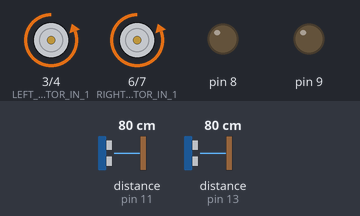
The sketch below on a simulated Arduino Uno, built with avr-gcc and run on an emulated ATmega328P. On the bench: motor-driver pin pairs drawn as motors (green arrow = first pin HIGH = forward, orange = second pin HIGH = backward, longer = more drive, scaled by the enable pin), output pins drawn as LEDs (lit = HIGH). The test bench sets the inputs (shaded band); at power-on: distance to the obstacle (sensors on pin 11, pin 13) 80 cm. The echo pulse lasts 58.3 µs per cm.

Above: at 1.3 s.
1.4 s: distance to the obstacle (sensor on pin 11) set to 11 cm
2.9 s: distance to the obstacle (sensor on pin 11) set to 8 cm
At 4.2 s:
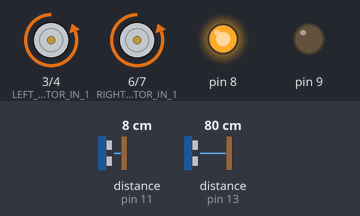
4.5 s: distance to the obstacle (sensor on pin 13) set to 11 cm
6.0 s: distance to the obstacle (sensor on pin 13) set to 8 cm
At 7.2 s:
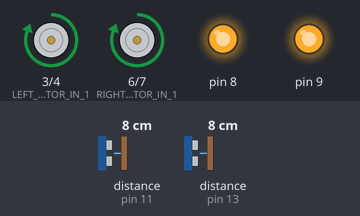
7.5 s: distance to the obstacle (sensor on pin 11) set to 18 cm
At 8.7 s:
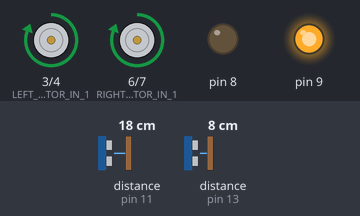
9.0 s: distance to the obstacle (sensor on pin 13) set to 18 cm
At 10.4 s:
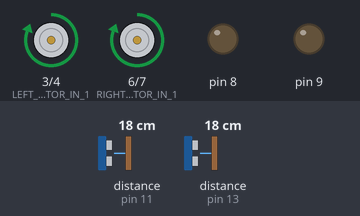
Timing chart, 0 to 11.5 s (numbered marks = the images above; inputs shaded):
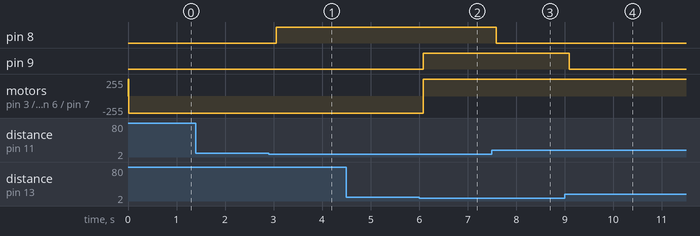

Measured:
- the behaviour switches between 10 and 9 cm on distance to the obstacle (sensor on pin 11) (found by bisection; images 0 and 1)
- the behaviour switches between 10 and 9 cm on distance to the obstacle (sensor on pin 13) (found by bisection; images 1 and 2)
- after the input at 1.4 s, every drawn part: stays the same
- after the input at 2.9 s, pin 8: LOW → HIGH after 0.15 s
- after the input at 4.5 s, every drawn part: stays the same
- after the input at 6.0 s, pin 9: LOW → HIGH after 0.08 s; motor on pin 3 (LEFT_MOTOR_IN_1) / pin 4 (LEFT_MOTOR_IN_2), motor on pin 6 (RIGHT_MOTOR_IN_1) / pin 7 (RIGHT_MOTOR_IN_2): backward 255/255 → forward 255/255 after 0.08 s
- after the input at 7.5 s, pin 8: HIGH → LOW after 0.09 s
- after the input at 9.0 s, pin 9: HIGH → LOW after 0.10 s

The sketch:

ultrasonic_precision_sensor_HY_SRF05_with_two_dc_motors.ino
```cpp
#include "NewPing.h"

#define FRONT_TRIGGER_PIN 10
#define FRONT_ECHO_PIN 11

#define BACK_TRIGGER_PIN 12
#define BACK_ECHO_PIN 13

#define MAX_DISTANCE 400

#define LEFT_MOTOR_EN_A 2
#define LEFT_MOTOR_IN_1 3
#define LEFT_MOTOR_IN_2 4

#define RIGHT_MOTOR_EN_A 5
#define RIGHT_MOTOR_IN_1 6
#define RIGHT_MOTOR_IN_2 7

bool left_motor_in_value = false;
bool right_motor_in_value = false;

// NewPing setup of pins and maximum distance.
NewPing frontSonar(FRONT_TRIGGER_PIN, FRONT_ECHO_PIN, MAX_DISTANCE);
NewPing backSonar(BACK_TRIGGER_PIN, BACK_ECHO_PIN, MAX_DISTANCE);

void setup() {
  // put your setup code here, to run once:
  Serial.begin(9600);
  pinMode(8, OUTPUT);
  pinMode(9, OUTPUT);

  pinMode(LEFT_MOTOR_EN_A, OUTPUT);
	pinMode(LEFT_MOTOR_IN_1, OUTPUT);
	pinMode(LEFT_MOTOR_IN_2, OUTPUT);

  pinMode(RIGHT_MOTOR_EN_A, OUTPUT);
	pinMode(RIGHT_MOTOR_IN_1, OUTPUT);
	pinMode(RIGHT_MOTOR_IN_2, OUTPUT);

  digitalWrite(LEFT_MOTOR_IN_1, left_motor_in_value);
	digitalWrite(LEFT_MOTOR_IN_2, left_motor_in_value);

  digitalWrite(RIGHT_MOTOR_IN_1, right_motor_in_value);
	digitalWrite(RIGHT_MOTOR_IN_2, right_motor_in_value);

  analogWrite(LEFT_MOTOR_EN_A, 255);
  analogWrite(RIGHT_MOTOR_EN_A, 255);

  bool left_motor_in_value = true;
  bool right_motor_in_value = true;

  digitalWrite(RIGHT_MOTOR_IN_1, left_motor_in_value);
	digitalWrite(RIGHT_MOTOR_IN_2, !left_motor_in_value);
  digitalWrite(LEFT_MOTOR_IN_1, right_motor_in_value);
	digitalWrite(LEFT_MOTOR_IN_2, !right_motor_in_value);
}

void loop() {
  // put your main code here, to run repeatedly:


  if(frontSonar.ping_cm() < 10) {
    digitalWrite(8, HIGH);
    if(left_motor_in_value) {
      left_motor_in_value = !left_motor_in_value;
    }
    if(right_motor_in_value) {
      right_motor_in_value = !right_motor_in_value;
    }
  } else {
    digitalWrite(8, LOW);
  }

  if(backSonar.ping_cm() < 10) {
    if(!left_motor_in_value) {
      left_motor_in_value = !left_motor_in_value;
    }
    if(!right_motor_in_value) {
      right_motor_in_value = !right_motor_in_value;
    }
    digitalWrite(9, HIGH);
  } else {
    digitalWrite(9, LOW);
  }


  digitalWrite(RIGHT_MOTOR_IN_1, left_motor_in_value);
	digitalWrite(RIGHT_MOTOR_IN_2, !left_motor_in_value);
  digitalWrite(LEFT_MOTOR_IN_1, right_motor_in_value);
	digitalWrite(LEFT_MOTOR_IN_2, !right_motor_in_value);
	delay(500);
}
```
